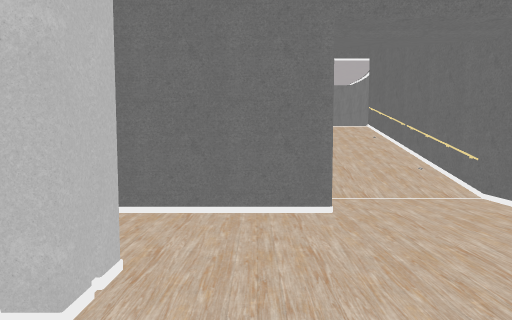
view 1 (above)

17 first-person views from a walk through a scene from a Unity 3-D project. The camera is 1.5 m above the floor, tilts 4° down and sees 75° across. The floor is counted in squares, 1 m on a side. Each view is taken from the middle of a square. On the plan, view 1 faces up. The plan holds only what a view shows up to about 15 squares ahead; the rest is blank. The place goes on beyond the plan. The player character is not drawn. Some surface patterns are stand-ins.

view 2
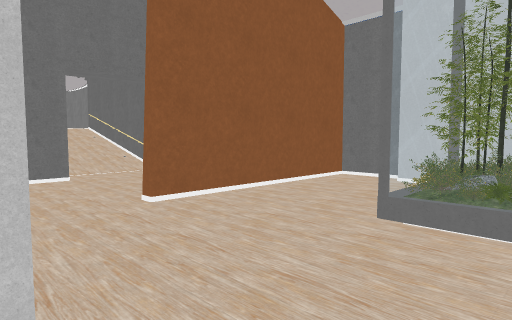

view 3
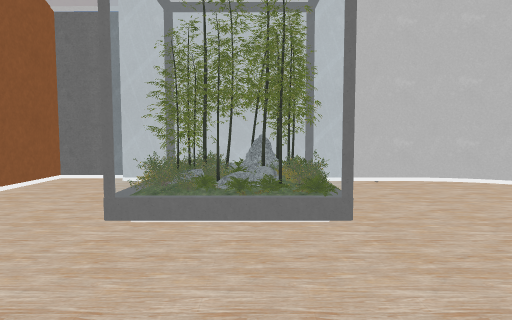

view 4
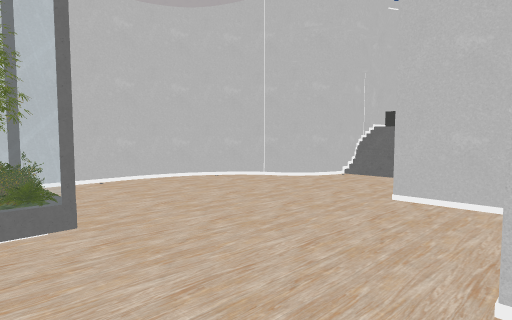

view 5
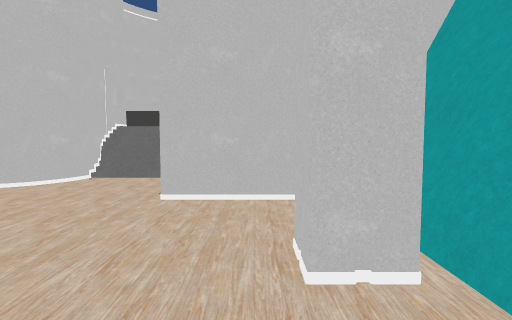

view 6
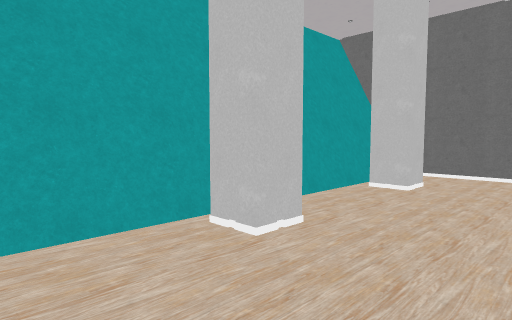

view 7
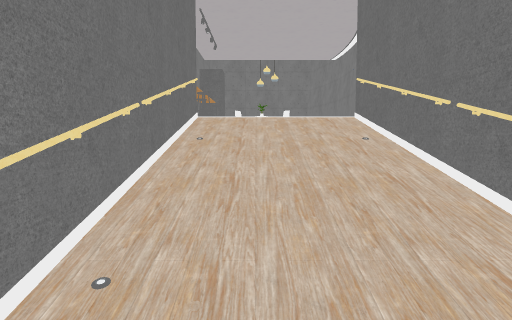

view 8
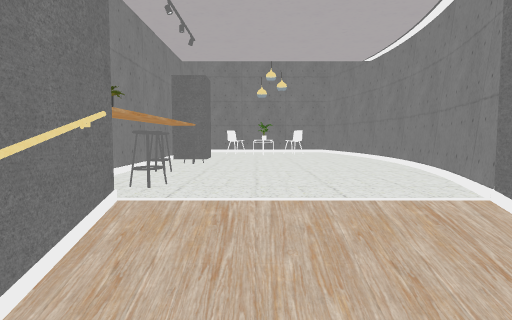

view 9
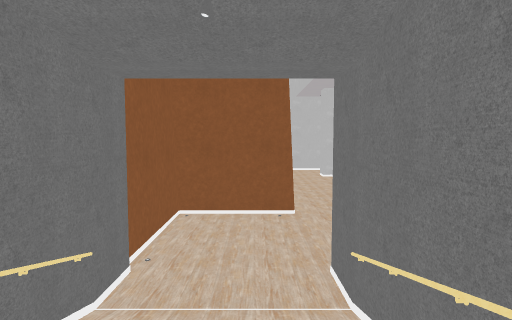

view 10
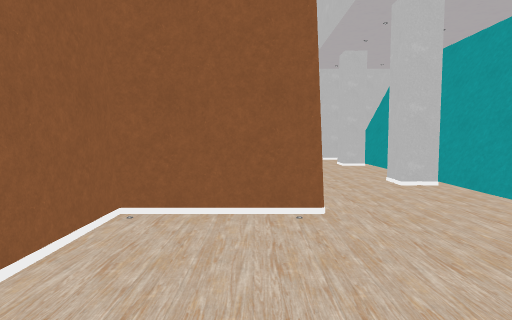

view 11
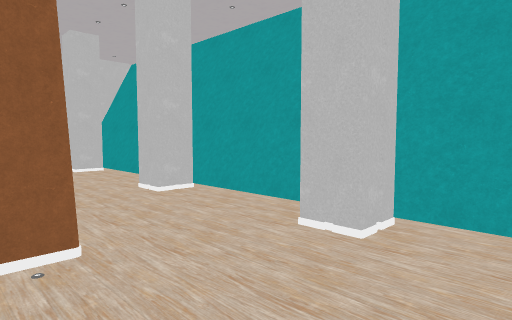

view 12
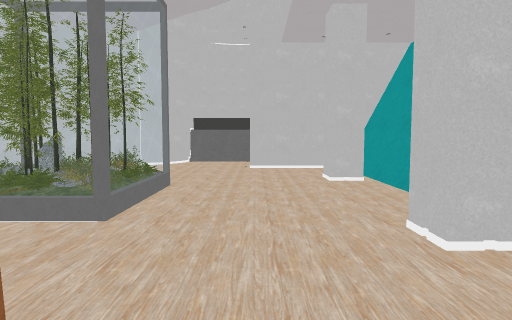

view 13
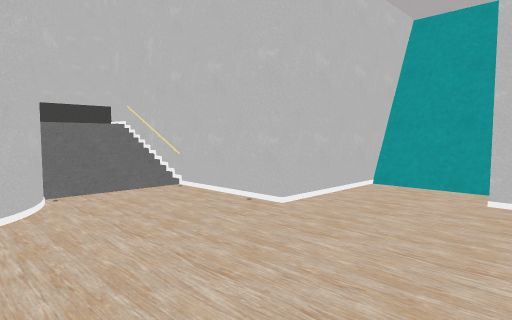

view 14
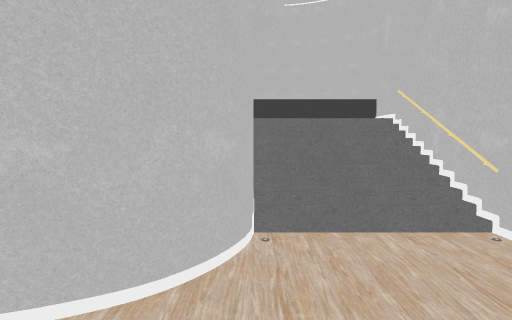

view 15
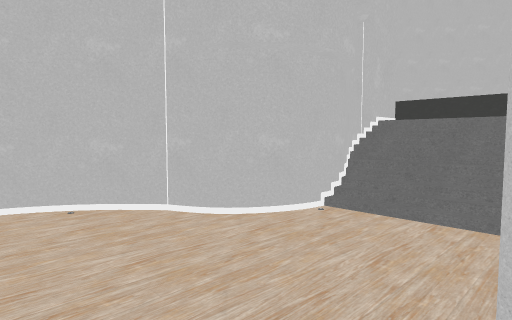

view 16
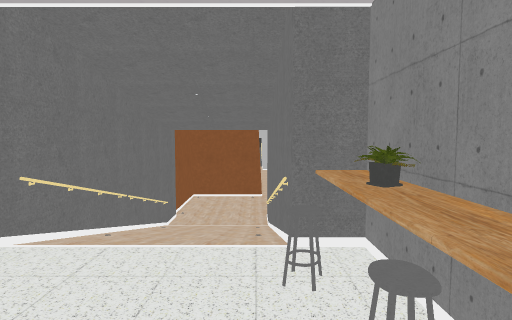

view 17
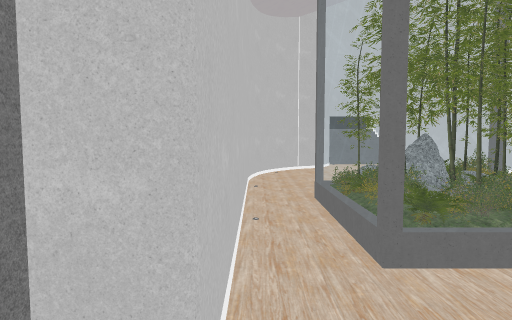

### Floor plan
Key: @ floor where view 1 was taken; # wall or solid block; . main floor; : floor 1.75 m higher than the main floor; + floor 2 m higher than the main floor; / step, stairs or slope; = window, fence, low wall or low ledge; R railing; P pillar; B bush; C rock; S stool; H chair; T pot; O other object.
Columns run from 4 left of view 1 to 10 right of it. Each row starts with its distance up from view 1.
 28           #
 27           O
 26      OHO H#O
 25        O   O
 24      P     #
 23     #P     #
 22      S     O
 21      S+    #
 20      O     #
 19     #S    ##
 18     #TS   #
 17     #O++++O
 16     ##////#
 15      #R//R#
 14      #R//R#
 13      #R//R#
 12      #////#
 11      #R//R#
 10      #R//R#
  9      #R//R#
  8      #....#
  7  =####....#
  6   ........#
  5 #=........#
  4 ##P.......#
  3 #PP.......#
  2 #=........#
  1 #=....#########
  0 #=..@.........#
 -1 #=............#
 -2 ##P..........##
 -3 #PP..........#
 -4 #=......O=BBO#
 -5 #=.....BC  BO#
 -6 #=......OC BO#
 -7 #=......=OOOO#
 -8 #=......OOOO.#
 -9 ##P..........#
-10 #PP..........#
-11 #=...........#
-12 #=...........#
-13 #=...........#
-14 ######......##
-15      #......#
-16      #....###
-17      #...##
-18      #///#
-19      R///##
-20      R////#
-21      R////#
-22        :::
-23          ##

Where each view was taken, in squares from view 1:
view 1: 0 up, 0 right, facing up
view 2: 6 down, 2 left, facing up-right
view 3: 6 down, 2 left, facing right
view 4: 6 down, 2 left, facing down-right
view 5: 6 down, 1 left, facing down
view 6: 7 down, 2 right, facing up-left
view 7: 8 up, 3 right, facing up
view 8: 13 up, 3 right, facing up
view 9: 13 up, 3 right, facing down
view 10: 8 up, 3 right, facing down
view 11: 6 up, 3 right, facing down-left
view 12: 2 up, 1 right, facing down
view 13: 9 down, 7 right, facing down-left
view 14: 13 down, 5 right, facing down
view 15: 12 down, 1 right, facing down-right
view 16: 21 up, 2 right, facing down
view 17: 0 up, 9 right, facing down
